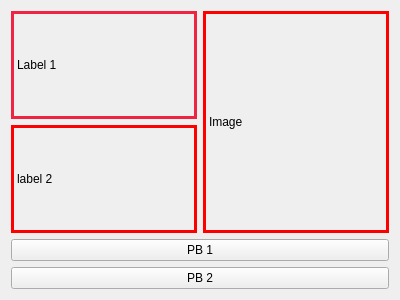
<?xml version="1.0" encoding="UTF-8"?>
<ui version="4.0">
 <class>Form</class>
 <widget class="QWidget" name="Form">
  <property name="geometry">
   <rect>
    <x>0</x>
    <y>0</y>
    <width>400</width>
    <height>300</height>
   </rect>
  </property>
  <property name="windowTitle">
   <string>Form</string>
  </property>
  <property name="styleSheet">
   <string notr="true">QLabel{
border:3px solid red;
}</string>
  </property>
  <layout class="QGridLayout" name="gridLayout_3">
   <item row="0" column="0">
    <layout class="QGridLayout" name="gridLayout_2">
     <item row="0" column="0">
      <layout class="QGridLayout" name="gridLayout">
       <item row="0" column="0">
        <widget class="QLabel" name="label_1">
         <property name="styleSheet">
          <string notr="true">border-color: rgb(238, 36, 66);</string>
         </property>
         <property name="text">
          <string>Label 1</string>
         </property>
        </widget>
       </item>
       <item row="0" column="1" rowspan="2">
        <widget class="QLabel" name="label_image">
         <property name="text">
          <string>Image</string>
         </property>
        </widget>
       </item>
       <item row="1" column="0">
        <widget class="QLabel" name="label_2">
         <property name="text">
          <string>label 2</string>
         </property>
        </widget>
       </item>
      </layout>
     </item>
     <item row="1" column="0">
      <widget class="QPushButton" name="pushButton_1">
       <property name="text">
        <string>PB 1</string>
       </property>
      </widget>
     </item>
     <item row="2" column="0">
      <widget class="QPushButton" name="pushButton_2">
       <property name="text">
        <string>PB 2</string>
       </property>
      </widget>
     </item>
    </layout>
   </item>
  </layout>
 </widget>
 <resources/>
 <connections/>
</ui>
